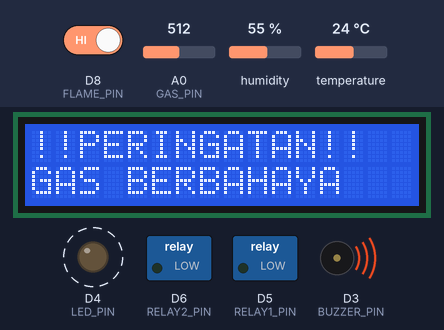
Simulated run of this sketch. Board: ESP8266 (NodeMCU). Parts: 16×2 character LCD, switched loads named in the sketch (green lamp = pin HIGH), output pins drawn as LEDs (lit = HIGH), buzzer (waves = sounding). Dashed ring = blinking. The test bench sets the inputs (shaded band); at power-on: A0 (GAS_PIN) = 512, temperature 24 °C, D8 (FLAME_PIN) HIGH, humidity 55 %. WiFi joins after 1.5 s; servers stay silent unless stated; what the sketch prints to the serial monitor is not drawn.

Above: at 4.3 s.
4.7 s: A0 (GAS_PIN) set to 313
6.6 s: A0 (GAS_PIN) set to 286
At 7.9 s:
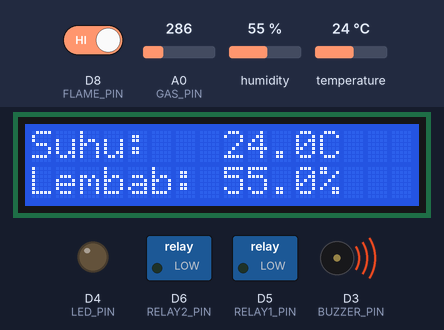
14.9 s: temperature set to 33 °C
At 16.4 s:
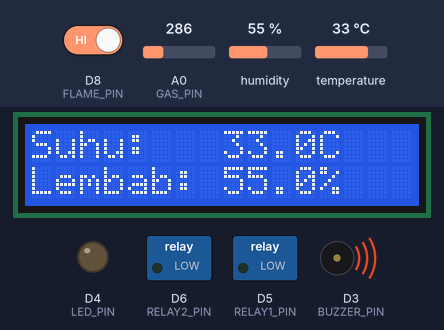
18.9 s: temperature set to 36 °C
At 21.32 s:
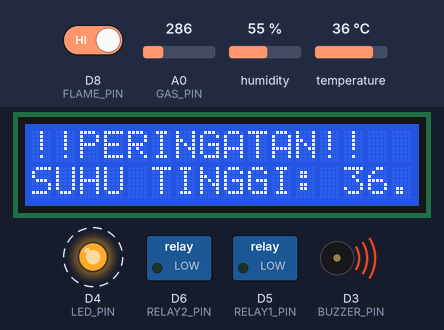
21.5 s: D8 (FLAME_PIN) driven LOW
At 25.32 s:
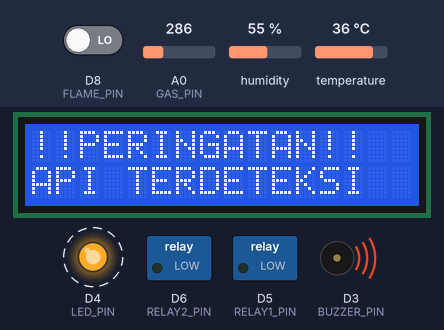
25.5 s: A0 (GAS_PIN) set to 306
At 29.32 s:
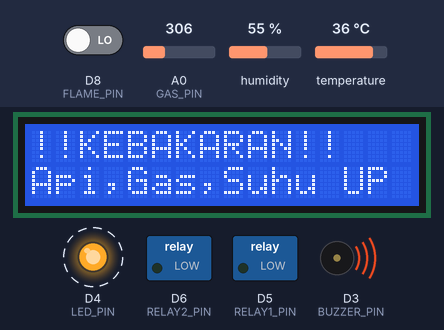
Timing chart, 0 to 30.5 s (numbered marks = the images above; inputs shaded):
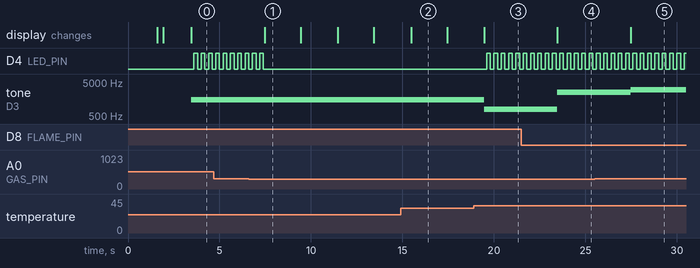

Measured:
- the behaviour switches between 301 and 300 on A0 (GAS_PIN) (found by bisection; images 0 and 1)
- the behaviour switches between 34 and 35 °C on temperature (found by bisection; images 2 and 3)
- after the input at 6.6 s, D4 (LED_PIN): goes on until 7.4 s, then stays LOW; the display: changes after 0.87 s (image 1)
- after the input at 14.9 s, the display: changes after 0.57 s (image 2)
- after the input at 18.9 s, D4 (LED_PIN): alternates HIGH for 0.20 s and LOW for 0.20 s, starting after 0.70 s; tone on D3 (BUZZER_PIN): 1500 Hz → 800 Hz after 0.57 s; the display: changes after 0.57 s (image 3)
- after the input at 21.5 s, tone on D3 (BUZZER_PIN): 800 Hz → 2500 Hz after 2.0 s; the display: changes after 2.0 s (image 4)
- after the input at 25.5 s, tone on D3 (BUZZER_PIN): 2500 Hz → 3000 Hz after 2.0 s; the display: changes after 2.0 s (image 5)
- by itself, D4 (LED_PIN): alternates HIGH for 0.20 s and LOW for 0.20 s

The sketch:

SmartSafetyMonitoringSystem.ino
```cpp
#define BLYNK_TEMPLATE_ID "TMPL6V3-JVLz6"
#define BLYNK_TEMPLATE_NAME "Simulasi Wokwi Tugas Kelompok Embedded System"
#define BLYNK_AUTH_TOKEN "W0EzVJw3MudrKn-QWcWe_Da7IaYxSEYO"

#include <ESP8266WiFi.h>
#include <BlynkSimpleEsp8266.h>
#include <DHT.h>
#include <Wire.h>
#include <LiquidCrystal_I2C.h>

#define BUZZER_PIN      D3
#define LED_PIN         D4
#define DHT_PIN         D7
#define GAS_PIN         A0
#define FLAME_PIN       D8
#define RELAY1_PIN      D5
#define RELAY2_PIN      D6
#define LCD_SDA_PIN     D2
#define LCD_SCL_PIN     D1

#define DHT_TYPE DHT11
#define TEMP_THRESHOLD      34.0f
#define HUMIDITY_THRESHOLD  75.0f
#define GAS_THRESHOLD       300

#define EVENT_FIRE_ALERT    "fire_alert"
#define EVENT_GAS_ALERT     "gas_alert"
#define EVENT_TEMP_ALERT    "temp_alert"

char auth[] = BLYNK_AUTH_TOKEN;
char ssid[] = "FARHAN ATAS";
char pass[] = "farhan22";
String deviceLocation = "Ruang H17 Gedung H, Teknik Elektro Universitas Lampung.";

DHT dht(DHT_PIN, DHT_TYPE);
LiquidCrystal_I2C lcd(0x27, 16, 2);

// --- MODIFIKASI VARIABEL ALARM ---
bool isAlarmActive = false;
unsigned long lastAlarmActionTime = 0;
bool isBuzzerOn = false;
int currentBuzzerFreq = 0;
// Variabel durasi diubah dari const menjadi variabel biasa untuk diatur secara dinamis
unsigned long currentBeepOnTime = 500;  // Nilai default
unsigned long currentBeepOffTime = 1000; // Nilai default

unsigned long lastSensorRead = 0;
const unsigned long sensorReadInterval = 2000;
int lcdScreenState = 0;

BLYNK_WRITE(V0) {
  digitalWrite(RELAY1_PIN, param.asInt());
}

BLYNK_WRITE(V1) {
  digitalWrite(RELAY2_PIN, param.asInt());
}

void setup() {
  Serial.begin(115200);
  pinMode(BUZZER_PIN, OUTPUT);
  pinMode(LED_PIN, OUTPUT);
  pinMode(FLAME_PIN, INPUT_PULLUP);
  pinMode(RELAY1_PIN, OUTPUT);
  pinMode(RELAY2_PIN, OUTPUT);
  digitalWrite(RELAY1_PIN, LOW);
  digitalWrite(RELAY2_PIN, LOW);

  Wire.begin(LCD_SDA_PIN, LCD_SCL_PIN);
  lcd.init();
  lcd.backlight();
  dht.begin();

  lcd.print("Connecting WiFi");
  WiFi.begin(ssid, pass);
  while (WiFi.status() != WL_CONNECTED) {
    delay(500);
    Serial.print(".");
  }

  lcd.clear();
  lcd.print("Connecting Blynk");
  Blynk.begin(auth, ssid, pass);
  Blynk.virtualWrite(V6, deviceLocation);

  lcd.clear();
  lcd.print("Sistem SIAP!");
  Serial.println("\nSistem SIAP! Memulai monitoring...");
  delay(1500);
}

void loop() {
  Blynk.run();
  handleAlarmSystem();
  if (millis() - lastSensorRead >= sensorReadInterval) {
    lastSensorRead = millis();
    checkSensorsAndAlerts();
  }
}

// --- MODIFIKASI FUNGSI handleAlarmSystem ---
// Fungsi ini sekarang menggunakan variabel durasi dinamis
void handleAlarmSystem() {
  if (!isAlarmActive) {
    noTone(BUZZER_PIN);
    digitalWrite(LED_PIN, LOW);
    isBuzzerOn = false;
    return;
  }

  digitalWrite(LED_PIN, (millis() % 400) < 200);

  if (isBuzzerOn) {
    if (millis() - lastAlarmActionTime > currentBeepOnTime) { // Menggunakan variabel dinamis
      noTone(BUZZER_PIN);
      isBuzzerOn = false;
      lastAlarmActionTime = millis();
    }
  } else {
    if (millis() - lastAlarmActionTime > currentBeepOffTime) { // Menggunakan variabel dinamis
      tone(BUZZER_PIN, currentBuzzerFreq);
      isBuzzerOn = true;
      lastAlarmActionTime = millis();
    }
  }
}

// --- MODIFIKASI FUNGSI checkSensorsAndAlerts ---
// Sekarang setiap kondisi alarm mengatur NADA dan KECEPATAN buzzer
void checkSensorsAndAlerts() {
  float temp = dht.readTemperature();
  float hum = dht.readHumidity();
  int gasValue = analogRead(GAS_PIN);

  bool flameDetected = (digitalRead(FLAME_PIN) == LOW);
  bool gasDetected = (gasValue > GAS_THRESHOLD);
  bool tempHigh = (temp > TEMP_THRESHOLD);

  if (isnan(temp) || isnan(hum)) {
    Serial.println("Gagal membaca dari sensor DHT!");
    return;
  }

  Blynk.virtualWrite(V2, temp);
  Blynk.virtualWrite(V3, hum);
  Blynk.virtualWrite(V4, gasValue);
  Blynk.virtualWrite(V5, flameDetected ? 255 : 0);

  if (flameDetected && gasDetected && tempHigh) {
    isAlarmActive = true;
    // --- Profil Suara: PALING CEPAT ---
    currentBuzzerFreq = 3000;
    currentBeepOnTime = 150;  // Nyala 150ms
    currentBeepOffTime = 150; // Mati 150ms

    lcd.clear();
    lcd.setCursor(0,0);
    lcd.print("!!KEBAKARAN!!");
    lcd.setCursor(0,1);
    lcd.print("Api,Gas,Suhu UP");
    Blynk.logEvent(EVENT_FIRE_ALERT, "KEBAKARAN TERDETEKSI di " + deviceLocation);

  } else if (flameDetected) {
    isAlarmActive = true;
    // --- Profil Suara: CEPAT ---
    currentBuzzerFreq = 2500;
    currentBeepOnTime = 200;  // Nyala 200ms
    currentBeepOffTime = 400; // Mati 400ms

    lcd.clear();
    lcd.setCursor(0,0);
    lcd.print("!!PERINGATAN!!");
    lcd.setCursor(0,1);
    lcd.print("API TERDETEKSI");

  } else if (gasDetected) {
    isAlarmActive = true;
    // --- Profil Suara: SEDANG ---
    currentBuzzerFreq = 1500;
    currentBeepOnTime = 300;  // Nyala 300ms
    currentBeepOffTime = 700; // Mati 700ms

    lcd.clear();
    lcd.setCursor(0,0);
    lcd.print("!!PERINGATAN!!");
    lcd.setCursor(0,1);
    lcd.print("GAS BERBAHAYA");
    Blynk.logEvent(EVENT_GAS_ALERT, "Gas berbahaya terdeteksi di " + deviceLocation);

  } else if (tempHigh) {
    isAlarmActive = true;
    // --- Profil Suara: PALING LAMBAT ---
    currentBuzzerFreq = 800;
    currentBeepOnTime = 500;   // Nyala 500ms
    currentBeepOffTime = 1500; // Mati 1.5 detik

    lcd.clear();
    lcd.setCursor(0,0);
    lcd.print("!!PERINGATAN!!");
    lcd.setCursor(0,1);
    lcd.print("SUHU TINGGI: " + String(temp, 1) + "C");
    Blynk.logEvent(EVENT_TEMP_ALERT, "Suhu terlalu tinggi (" + String(temp, 1) + "C)");

  } else {
    if (isAlarmActive) {
      lcd.clear();
    }
    isAlarmActive = false;
    displayNormalStatus(temp, hum, gasValue, flameDetected);
  }
}

// FUNGSI displayNormalStatus TIDAK PERLU DIUBAH
void displayNormalStatus(float temp, float hum, int gasValue, bool flame) {
  if (isAlarmActive) return;
  // Menggunakan metode padding spasi agar tidak berkedip
  String line1, line2;

  if (lcdScreenState == 0) {
    line1 = "Suhu:   " + String(temp, 1) + "C";
    line2 = "Lembab: " + String(hum, 1) + "%";
    lcdScreenState = 1;
  } else {
    line1 = "Gas: " + String(gasValue);
    line2 = "Api:    " + String(flame ? "ADA" : "Aman");
    lcdScreenState = 0;
  }

  while(line1.length() < 16) line1 += " ";
  while(line2.length() < 16) line2 += " ";

  lcd.setCursor(0, 0);
  lcd.print(line1);
  lcd.setCursor(0, 1);
  lcd.print(line2);

  Serial.print("Suhu: " + String(temp, 1) + "C");
  Serial.print(" | Lembab: " + String(hum, 1) + "%");
  Serial.print(" | Gas: " + String(gasValue));
  Serial.print(" | Api: ");
  Serial.println(flame ? "ADA" : "Aman");
}
```
